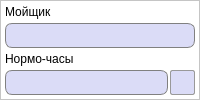
         <widget class="QFrame" name="frame_11">
          <property name="minimumSize">
           <size>
            <width>0</width>
            <height>0</height>
           </size>
          </property>
          <property name="styleSheet">
           <string notr="true">QFrame {
	background-color: white;
}</string>
          </property>
          <property name="frameShape">
           <enum>QFrame::StyledPanel</enum>
          </property>
          <property name="frameShadow">
           <enum>QFrame::Raised</enum>
          </property>
          <layout class="QGridLayout" name="gridLayout_20">
           <property name="leftMargin">
            <number>4</number>
           </property>
           <property name="topMargin">
            <number>4</number>
           </property>
           <property name="rightMargin">
            <number>4</number>
           </property>
           <property name="bottomMargin">
            <number>4</number>
           </property>
           <property name="horizontalSpacing">
            <number>2</number>
           </property>
           <property name="verticalSpacing">
            <number>4</number>
           </property>
           <item row="1" column="0" colspan="2">
            <widget class="QLineEdit" name="washerLine">
             <property name="minimumSize">
              <size>
               <width>0</width>
               <height>25</height>
              </size>
             </property>
             <property name="font">
              <font>
               <pointsize>10</pointsize>
              </font>
             </property>
             <property name="focusPolicy">
              <enum>Qt::NoFocus</enum>
             </property>
             <property name="styleSheet">
              <string notr="true">QLineEdit {
	border: 1px solid gray;
    border-radius: 7px;
    background-color: #dbdcf7;
	padding-left: 3px;
}</string>
             </property>
             <property name="readOnly">
              <bool>true</bool>
             </property>
            </widget>
           </item>
           <item row="0" column="0" colspan="2">
            <widget class="QLabel" name="label_22">
             <property name="font">
              <font>
               <pointsize>9</pointsize>
              </font>
             </property>
             <property name="styleSheet">
              <string notr="true">QLabel {
	background-color: transparent;
	border: 0px;
}</string>
             </property>
             <property name="text">
              <string>Мойщик</string>
             </property>
            </widget>
           </item>
           <item row="3" column="1">
            <widget class="QPushButton" name="clearWasherButton">
             <property name="minimumSize">
              <size>
               <width>25</width>
               <height>25</height>
              </size>
             </property>
             <property name="maximumSize">
              <size>
               <width>25</width>
               <height>25</height>
              </size>
             </property>
             <property name="toolTip">
              <string>Вернуть работника</string>
             </property>
             <property name="styleSheet">
              <string notr="true">QPushButton {
	background-color: #dbdcf7;
	border: 1px solid #999999;
	border-radius: 2px;
}

QPushButton:hover {
	background-color: #d5d6f0;
	border: 1px solid #acacac;
}

QPushButton:pressed {
	background-color: #cbcde6;
	border: 2px solid #999999;
}</string>
             </property>
             <property name="text">
              <string/>
             </property>
             <property name="icon">
              <iconset resource="../../images.qrc">
               <normaloff>:/images/returnEmployee.png</normaloff>:/images/returnEmployee.png</iconset>
             </property>
             <property name="iconSize">
              <size>
               <width>25</width>
               <height>25</height>
              </size>
             </property>
             <property name="autoDefault">
              <bool>false</bool>
             </property>
            </widget>
           </item>
           <item row="3" column="0">
            <widget class="QLineEdit" name="washerHoursLine">
             <property name="minimumSize">
              <size>
               <width>0</width>
               <height>25</height>
              </size>
             </property>
             <property name="maximumSize">
              <size>
               <width>16777215</width>
               <height>16777215</height>
              </size>
             </property>
             <property name="font">
              <font>
               <pointsize>10</pointsize>
              </font>
             </property>
             <property name="styleSheet">
              <string notr="true">QLineEdit {
	border: 1px solid gray;
    border-radius: 7px;
    background-color: #dbdcf7;
	padding-left: 3px;
}</string>
             </property>
            </widget>
           </item>
           <item row="2" column="0" colspan="2">
            <widget class="QLabel" name="label_27">
             <property name="font">
              <font>
               <pointsize>9</pointsize>
              </font>
             </property>
             <property name="styleSheet">
              <string notr="true">QLabel {
	background-color: transparent;
	border: 0px;
}</string>
             </property>
             <property name="text">
              <string>Нормо-часы</string>
             </property>
            </widget>
           </item>
          </layout>
         </widget>
